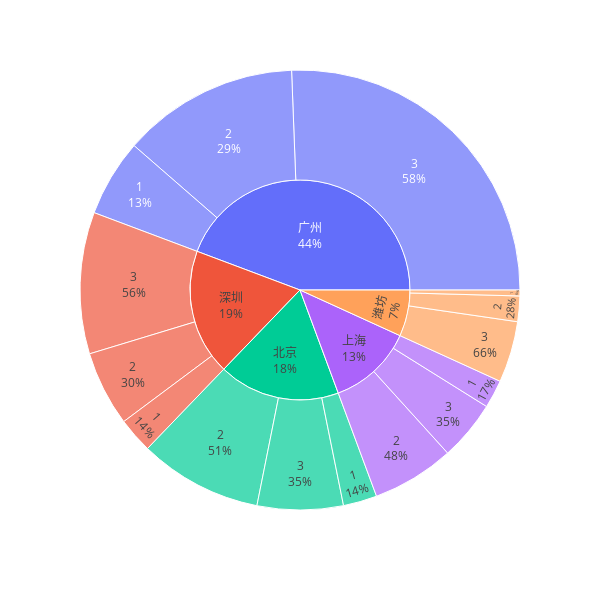

The notebook cell saved with this chart:
### Markdown cell above
使用饼图来更方便的表示一二三居室在每个城市中的占比. 为了更方便的展示, 生成可交互饼图.

### Code cell
import plotly.express as px

figure = px.sunburst(
    filtered_rooms_df, values="rooms", path=["city",'rooms'], width=600, height=600
)

figure.update_traces(textinfo='label+percent parent')
figure.show()

### Figure 1 — Plotly figure (JSON) as saved in the notebook; plotly's stock layout.template omitted (floating-point values rounded to 4 significant figures)
{"data": [{"branchvalues": "total", "domain": {"x": [0, 1], "y": [0, 1]}, "hovertemplate": "labels=%{label}<br>rooms=%{value}<br>parent=%{parent}<br>id=%{id}<extra></extra>", "ids": ["上海/1", "北京/1", "广州/1", "深圳/1", "潍坊/1", "上海/2", "北京/2", "广州/2", "深圳/2", "潍坊/2", "上海/3", "北京/3", "广州/3", "深圳/3", "潍坊/3", "上海", "北京", "广州", "深圳", "潍坊"], "labels": ["1", "1", "1", "1", "1", "2", "2", "2", "2", "2", "3", "3", "3", "3", "3", "上海", "北京", "广州", "深圳", "潍坊"], "name": "", "parents": ["上海", "北京", "广州", "深圳", "潍坊", "上海", "北京", "广州", "深圳", "潍坊", "上海", "北京", "广州", "深圳", "潍坊", "", "", "", "", ""], "textinfo": "label+percent parent", "type": "sunburst", "values": [6366, 7623, 17435, 7991, 1330, 18596, 27796, 39904, 16948, 5754, 13533, 19383, 78639, 31959, 13827, 38495, 54802, 135978, 56898, 20911]}], "layout": {"height": 600, "legend": {"tracegroupgap": 0}, "margin": {"t": 60}, "width": 600}}
